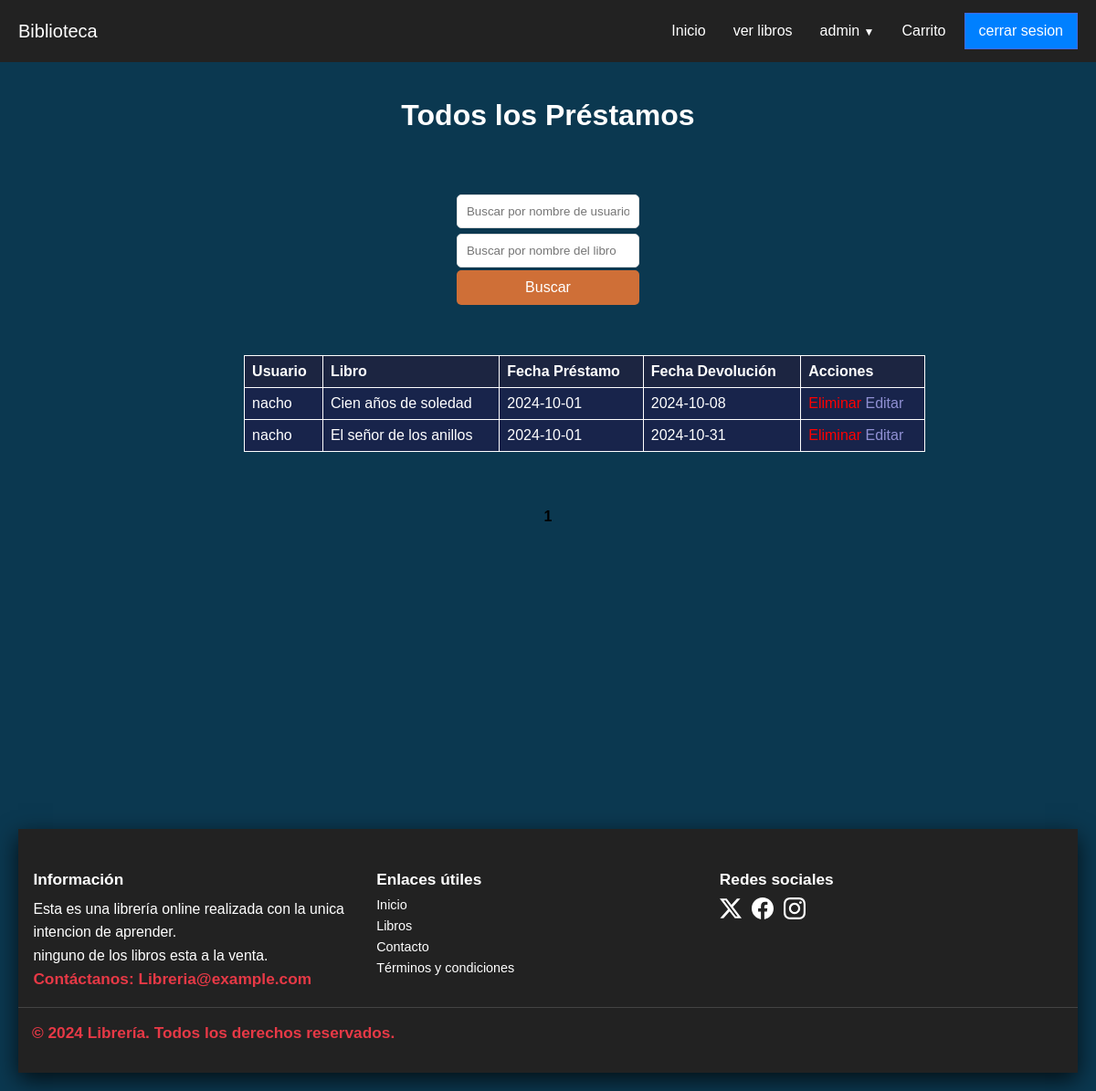
Before: /todos-los-prestamos (signed in) with the older database file.
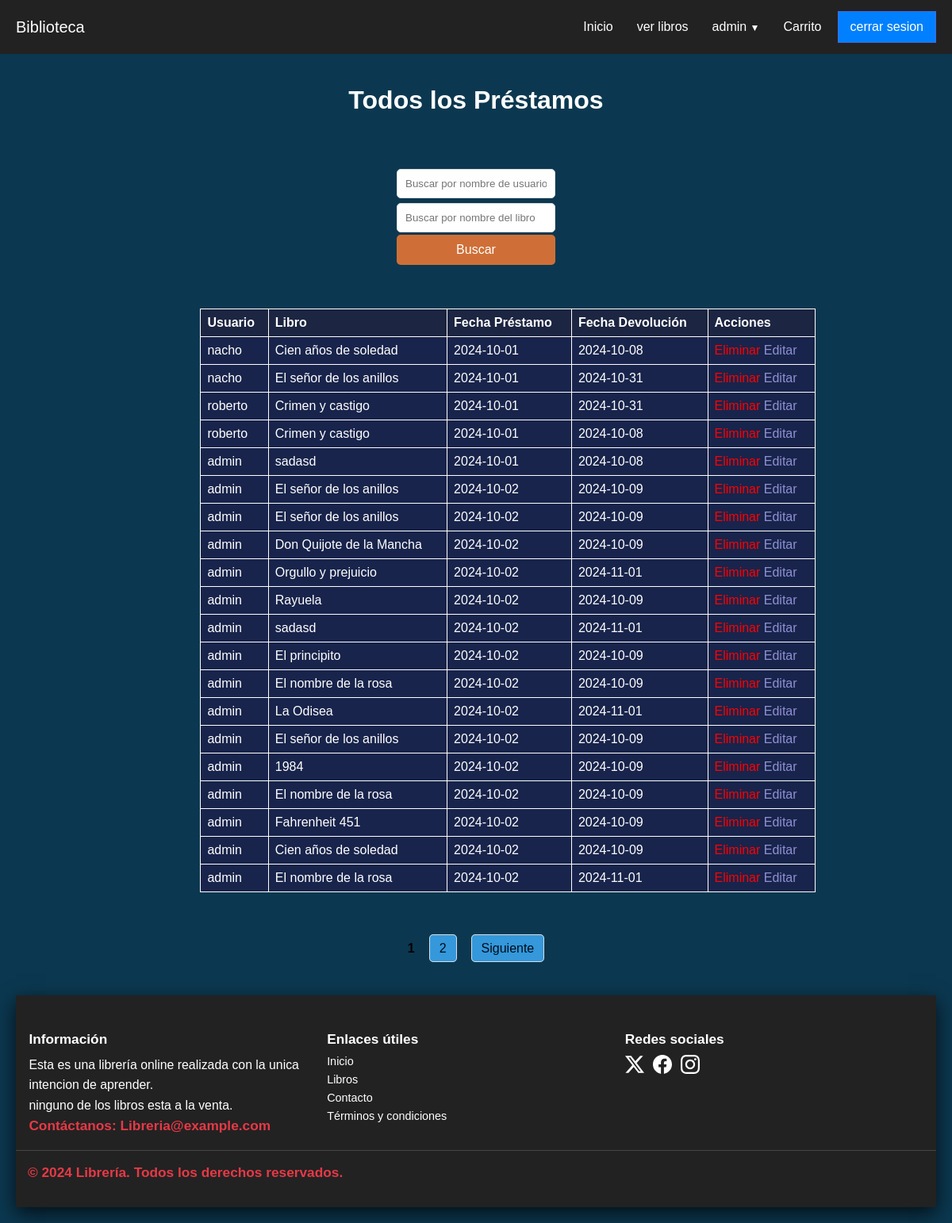
After: the same page with the newer database file.
### models/controladordatabase.py (models this page shows, shortened)
class Prestamo(db.Model):
    __tablename__ = 'Prestamo'
    id = db.Column(db.Integer, primary_key=True)
    id_libro = db.Column(db.Integer, db.ForeignKey('Libros.id'), nullable=False)
    id_usuario = db.Column(db.Integer, db.ForeignKey('Usuario.id'), nullable=False)
    fecha_prestamo = db.Column(db.Date, nullable=False, default=date.today)
    fecha_devolucion = db.Column(db.Date, nullable=True)
    precio_final = db.Column(db.Float, nullable=False)

class Usuario(db.Model):
    __tablename__ = 'Usuario'
    id = db.Column(db.Integer, primary_key=True)
    nombre = db.Column(db.String(100), nullable=False)
    correo = db.Column(db.String(100), unique=True, nullable=True)
    contrasena = db.Column(db.String(100), nullable=False)  # Asegúrate de que es 'contrasena'
    tel_cel = db.Column(db.String(20), nullable=True, default='12345678')
    rol = db.Column(db.Enum('admin', 'comun'), nullable=True, default='comun')
    prestamos = db.relationship('Prestamo', backref='usuario', lazy=True)

class Libros(db.Model):
    __tablename__ = 'Libros'
    id = db.Column(db.Integer, primary_key=True)
    titulo = db.Column(db.String(100), nullable=False)
    autor = db.Column(db.String(100), nullable=False)
    genero = db.Column(db.String(100), nullable=False)
    descripcion = db.Column(db.Text, nullable=True)
    fecha_emision = db.Column(db.Text, nullable=False, default=date.today)
    stock = db.Column(db.Integer, nullable=False)
    precio = db.Column(db.Float, nullable=False)
    img = db.Column(db.String(200), nullable=True, default="sinimagen.jpg")
    prestamos = db.relationship('Prestamo', backref='libro', lazy=True)

### routes/prestamo.py (the view)
@prestamos.route('/todos-los-prestamos')
@admin_required
def ver_todos_prestamos():
    page = request.args.get('page', 1, type=int)
    per_page = 20
    nombre_usuario = request.args.get('usuario')
    titulo_libro = request.args.get('titulo_libro', '', type=str)
    query = db.session.query(Prestamo, Libros, Usuario).join(Libros, Prestamo.id_libro == Libros.id).join(Usuario, Prestamo.id_usuario == Usuario.id)
    if nombre_usuario:
        query = query.filter(Usuario.nombre.ilike(f"%{nombre_usuario}%"))
    if titulo_libro:
        query = query.filter(Libros.titulo.ilike(f"%{titulo_libro}%"))
    prestamos = query.all()
    pagination = query.paginate(page=page, per_page=per_page)
    return render_template('prestamos/todos.html', prestamos=prestamos,pagination=pagination)

### routes/login.py (called while the page is built)
def admin_required(f):
    @wraps(f)
    def decorated_function(*args, **kwargs):
        if "nombre" not in session:  # Si el usuario no ha iniciado sesión
            flash("Acceso denegado: Debes iniciar sesión.")
            return redirect(url_for('user.index_login'))  # Redirigir al login
        if session.get('rol') != 'admin':  # Si el usuario no tiene rol de admin
            flash("Acceso denegado: Se requiere rol de administrador.")
            return redirect(url_for('libros.bienvenida'))  # Redirigir a una página sin restricciones
        return f(*args, **kwargs)
    return decorated_function

### templates/prestamos/todos.html (shortened to what this page needs)
{% extends 'layout.html' %}
{% block content %}
<body>
    <main id="main" class="flexbox-col">
    <h1>Todos los Préstamos</h1>
    <div class="filter-container">
    <form action="{{ url_for('prestamos.ver_todos_prestamos') }}" method="GET">
        <div class="filter-group">
        <input type="text" id="usuario" name="usuario" placeholder="Buscar por nombre de usuario">
        <input type="text" id="titulo_libro" name="titulo_libro" placeholder="Buscar por nombre del libro">
        <button style="width: 200px;" class="filter-button" type="submit">Buscar</button>
    </div>
    </form>
</div>
    <table>
        <thead>
            <tr>
                <th>Usuario</th>
                <th>Libro</th>
                <th>Fecha Préstamo</th>
                <th>Fecha Devolución</th>
                <th>Acciones</th>
            </tr>
        </thead>
        <tbody>
            {% for prestamo, libro, usuario in pagination.items %}
                <tr>
                    <td data-label="Usuario">{{ usuario.nombre }}</td>
                    <td data-label="Libro">{{ libro.titulo }}</td>
                    <td data-label="Fecha Préstamo">{{ prestamo.fecha_prestamo }}</td>
                    <td data-label="Fecha Devolución">{{ prestamo.fecha_devolucion if prestamo.fecha_devolucion else 'Pendiente' }}</td>
                    <td data-label="Acciones">
                        <a style="color: red;" href="{{ url_for('prestamos.eliminar_prestamo', id=prestamo.id) }}">Eliminar</a>
                        <a style="color: rgb(144, 144, 211);" href="{{ url_for('prestamos.editar_prestamo', id=prestamo.id) }}">Editar</a>
                    </td>
                </tr>
            {% endfor %}
        </tbody>
    </table>
    <ul class="pagination">
        {% for page_num in pagination.iter_pages(left_edge=1, right_edge=1, left_current=2, right_current=2) %}
            {% if page_num %}
                {% if page_num == pagination.page %}
                    <li class="active"><strong>{{ page_num }}</strong></li>
                {% else %}
                    <li><a href="{{ url_for('prestamos.ver_todos_prestamos', page=page_num) }}">{{ page_num }}</a></li>
                {% endif %}
            {% else %}
                <li class="li">…</li>
            {% endif %}
        {% endfor %}
        {% if pagination.has_next %}
        <li><a href="{{ url_for('prestamos.ver_todos_prestamos', page=pagination.next_num) }}">Siguiente</a></li>
        {% endif %}
    </ul>
    </main>
{% endblock %}

Changed rows visible on the page:
added Prestamo: nombre "roberto", titulo "Crimen y castigo", fecha_prestamo "2024-10-01", fecha_devolucion "2024-10-31"
added Prestamo: nombre "roberto", titulo "Crimen y castigo", fecha_prestamo "2024-10-01", fecha_devolucion "2024-10-08"
added Prestamo: nombre "admin", titulo "sadasd", fecha_prestamo "2024-10-01", fecha_devolucion "2024-10-08"
added Prestamo: nombre "admin", titulo "El señor de los anillos", fecha_prestamo "2024-10-02", fecha_devolucion "2024-10-09"
added Prestamo: nombre "admin", titulo "El señor de los anillos", fecha_prestamo "2024-10-02", fecha_devolucion "2024-10-09"
added Prestamo: nombre "admin", titulo "Don Quijote de la Mancha", fecha_prestamo "2024-10-02", fecha_devolucion "2024-10-09"
added Prestamo: nombre "admin", titulo "Orgullo y prejuicio", fecha_prestamo "2024-10-02", fecha_devolucion "2024-11-01"
added Prestamo: nombre "admin", titulo "Rayuela", fecha_prestamo "2024-10-02", fecha_devolucion "2024-10-09"
added Prestamo: nombre "admin", titulo "sadasd", fecha_prestamo "2024-10-02", fecha_devolucion "2024-11-01"
added Prestamo: nombre "admin", titulo "El principito", fecha_prestamo "2024-10-02", fecha_devolucion "2024-10-09"
added Prestamo: nombre "admin", titulo "El nombre de la rosa", fecha_prestamo "2024-10-02", fecha_devolucion "2024-10-09"
added Prestamo: nombre "admin", titulo "La Odisea", fecha_prestamo "2024-10-02", fecha_devolucion "2024-11-01"
added Prestamo: nombre "admin", titulo "El señor de los anillos", fecha_prestamo "2024-10-02", fecha_devolucion "2024-10-09"
added Prestamo: nombre "admin", titulo "1984", fecha_prestamo "2024-10-02", fecha_devolucion "2024-10-09"
added Prestamo: nombre "admin", titulo "El nombre de la rosa", fecha_prestamo "2024-10-02", fecha_devolucion "2024-10-09"
added Prestamo: nombre "admin", titulo "Fahrenheit 451", fecha_prestamo "2024-10-02", fecha_devolucion "2024-10-09"
added Prestamo: nombre "admin", titulo "Cien años de soledad", fecha_prestamo "2024-10-02", fecha_devolucion "2024-10-09"
added Prestamo: nombre "admin", titulo "El nombre de la rosa", fecha_prestamo "2024-10-02", fecha_devolucion "2024-11-01"
Other visible differences:
new list line: "2"
text now shown: "Siguiente"
